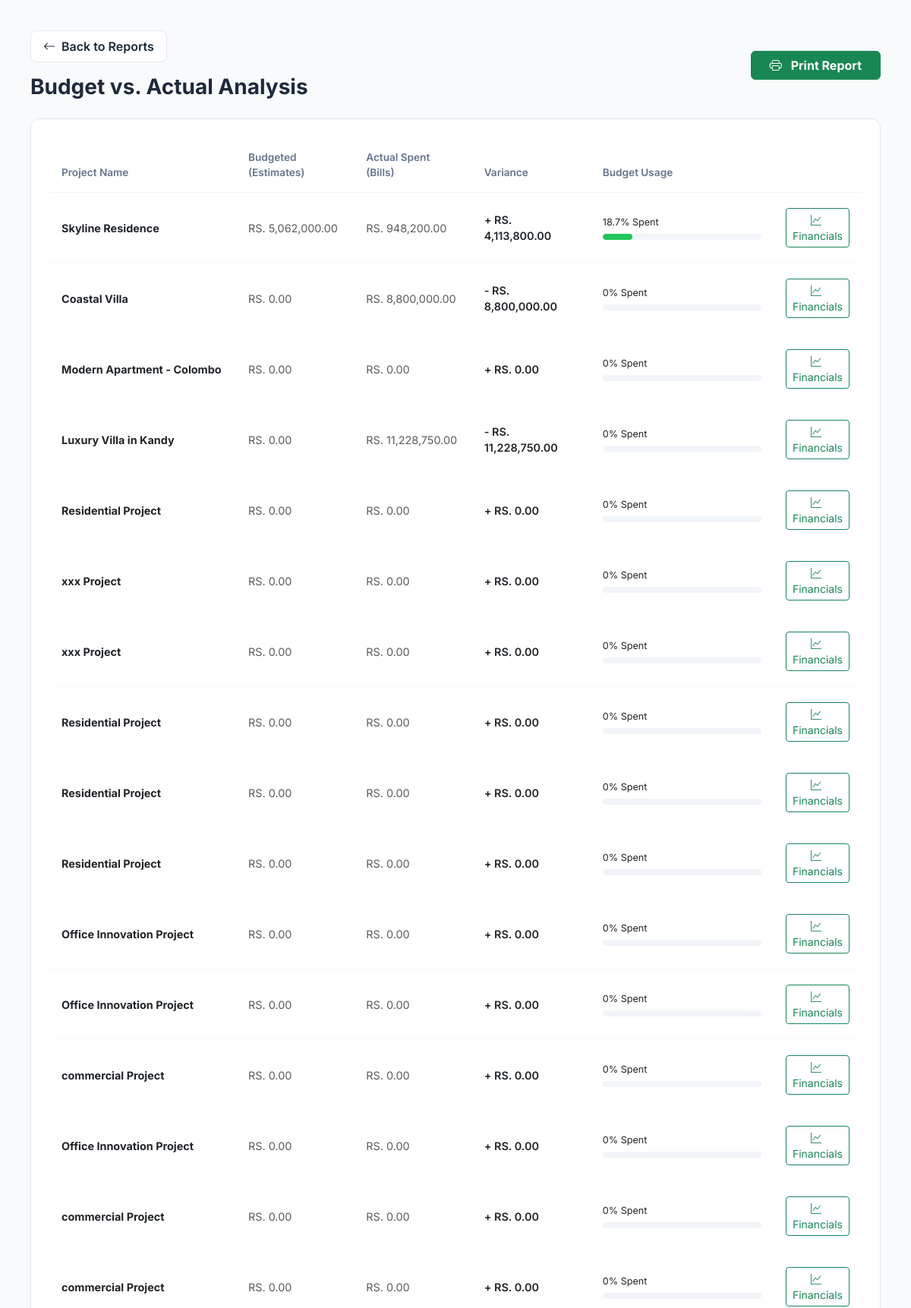
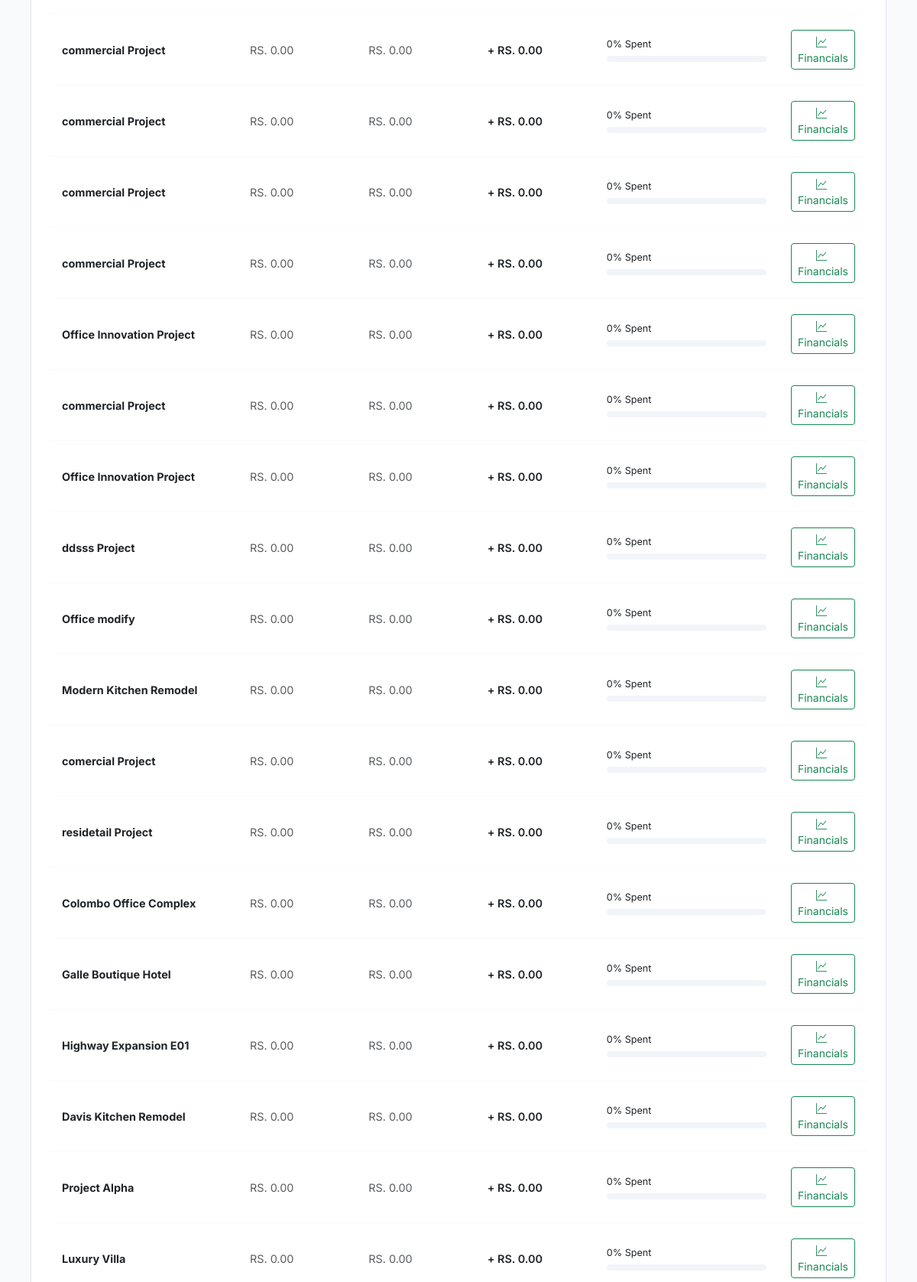
Screenshot of /features/budget_vs_actual.php (signed in, upper part) with the database file from the repository (2 pictures, top to bottom).
### tables this page shows
CREATE TABLE `projects` (
  `id` int(11) NOT NULL AUTO_INCREMENT,
  `project_name` varchar(150) NOT NULL,
  `project_code` varchar(50) NOT NULL,
  `client_id` int(11) DEFAULT NULL,
  `client_name` varchar(100) DEFAULT NULL,
  `pm_id` int(11) DEFAULT NULL,
  `budget` decimal(15,2) DEFAULT 0.00,
  `location` varchar(255) DEFAULT NULL,
  `start_date` date DEFAULT NULL,
  `end_date` date DEFAULT NULL,
  `stage` enum('Planning','Earthwork','Framing','Roofing','Finishing','Handover') DEFAULT 'Planning',
  `progress_percent` int(11) DEFAULT 0,
  `status` enum('Active','Completed','On Hold','Archived') DEFAULT 'Active',
  `thumbnail_url` varchar(255) DEFAULT NULL,
  `created_at` timestamp NOT NULL DEFAULT current_timestamp(),
  `updated_at` timestamp NOT NULL DEFAULT current_timestamp() ON UPDATE current_timestamp(),
  PRIMARY KEY (`id`),
  UNIQUE KEY `project_code` (`project_code`)
);

### features/budget_vs_actual.php (the view, shortened to what this page needs)
<?php
require_once '../db.php';
try {
    $query = "
        SELECT
            p.id,
            p.project_name,
            COALESCE(SUM(DISTINCT e.total_amount), 0) as budgeted_amount,
            (SELECT COALESCE(SUM(total_amount), 0) FROM bills WHERE project_id = p.id AND status = 'Paid') as actual_spent
        FROM projects p
        LEFT JOIN estimates e ON p.id = e.project_id AND e.status = 'Approved'
        GROUP BY p.id
    ";
    $stmt = $pdo->query($query);
    $report_data = $stmt->fetchAll(PDO::FETCH_ASSOC);
} catch (PDOException $e) {
    die("Database Error: " . $e->getMessage());
}
?>
<!DOCTYPE html>
<html lang="en">
<head>
    <link href="https://cdn.jsdelivr.net/npm/bootstrap@5.3.0/dist/css/bootstrap.min.css" rel="stylesheet">
    <link rel="stylesheet" href="https://cdn.jsdelivr.net/npm/bootstrap-icons@1.10.0/font/bootstrap-icons.css">
</head>
<body>
<div class="main-container">
    <div class="mb-4 d-flex justify-content-between align-items-center">
        <div>
            <a href="reports.php" class="btn-back mb-3"><i class="bi bi-arrow-left"></i> Back to Reports</a>
            <h1 class="h3 fw-bold mb-0">Budget vs. Actual Analysis</h1>
        </div>
        <button class="btn btn-success fw-bold px-4" onclick="window.print()"><i class="bi bi-printer me-2"></i> Print Report</button>
    </div>
    <div class="nexus-card">
        <div class="table-responsive">
            <table class="table">
                <thead>
                    <tr>
                        <th width="25%">Project Name</th>
                        <th width="15%">Budgeted (Estimates)</th>
                        <th width="15%">Actual Spent (Bills)</th>
                        <th width="15%">Variance</th>
                        <th width="25%">Budget Usage</th>
                        <th width="5%"></th>
                    </tr>
                </thead>
                <tbody>
                    <?php foreach ($report_data as $row):
                        $budget = $row['budgeted_amount'];
                        $actual = $row['actual_spent'];
                        $variance = $budget - $actual;
                        $percent = ($budget > 0) ? ($actual / $budget) * 100 : 0;
                        $barColor = ($percent > 100) ? '#dc2626' : ($percent > 85 ? '#f59e0b' : '#22c55e');
                    ?>
                    <tr>
                        <td class="fw-bold"><?= htmlspecialchars($row['project_name']) ?></td>
                        <td class="text-muted">RS. <?= number_format($budget, 2) ?></td>
                        <td class="text-muted">RS. <?= number_format($actual, 2) ?></td>
                        <td class="<?= $variance < 0 ? 'text-over' : 'text-under' ?>">
                            <?= $variance < 0 ? '-' : '+' ?> RS. <?= number_format(abs($variance), 2) ?>
                        </td>
                        <td>
                            <div class="d-flex justify-content-between small mb-1">
                                <span><?= round($percent, 1) ?>% Spent</span>
                            </div>
                            <div class="progress-nexus">
                                <div class="progress-fill" style="width: <?= min($percent, 100) ?>%; background-color: <?= $barColor ?>;"></div>
                            </div>
                        </td>
                        <td class="text-end">
                            <a href="project_financials.php?project_id=<?= $row['id'] ?>" class="btn btn-sm btn-outline-success py-1 px-2" title="View Financial Breakdown">
                                <i class="bi bi-graph-up me-1"></i> Financials
                            </a>
                        </td>
                    </tr>
                    <?php endforeach; ?>
                </tbody>
            </table>
        </div>
    </div>
</div>
</body>
</html>

### features/budget_vs_actual.php (style rules this page uses)
body { font-family: 'Inter', sans-serif; background-color: #f8fafc; color: #1e293b; }
.main-container { padding: 2.5rem; }
.nexus-card { background: #fff; border: 1px solid #e2e8f0; border-radius: 12px; padding: 1.5rem; box-shadow: 0 1px 2px rgba(0,0,0,0.03); }
.table thead th { border-bottom: 1px solid #f1f5f9; color: #64748b; font-weight: 600; font-size: 0.85rem; padding: 1rem; }
.table tbody td { padding: 1.25rem 1rem; border-bottom: 1px solid #f8fafc; font-size: 0.9rem; vertical-align: middle; }
.progress-nexus { height: 8px; background: #f1f5f9; border-radius: 10px; overflow: hidden; margin-top: 5px; }
.progress-fill { height: 100%; border-radius: 10px; transition: width 0.3s; }
.text-over { color: #dc2626; font-weight: 600; }
.text-under { color: #16a34a; font-weight: 600; }
.btn-back { background: #fff; border: 1px solid #e2e8f0; border-radius: 8px; padding: 8px 16px; font-weight: 600; color: #1e293b; text-decoration: none; display: inline-flex; align-items: center; gap: 8px; }

### rows the page displays
projects: project_name "Skyline Residence", budget "5,062,000.00", actual "948,200.00", variance "4,113,800.00", percent "18.7", min($percent, 100) 18.731726590281 (drawn)
projects: project_name "Coastal Villa", budget "0.00", actual "8,800,000.00", variance "8,800,000.00", percent "0"
projects: project_name "Modern Apartment - Colombo", budget "0.00", actual "0.00", variance "0.00", percent "0"
projects: project_name "Luxury Villa in Kandy", budget "0.00", actual "11,228,750.00", variance "11,228,750.00", percent "0"
projects: project_name "Residential Project", budget "0.00", actual "0.00", variance "0.00", percent "0"
projects: project_name "xxx Project", budget "0.00", actual "0.00", variance "0.00", percent "0"
projects: project_name "xxx Project", budget "0.00", actual "0.00", variance "0.00", percent "0"
projects: project_name "Residential Project", budget "0.00", actual "0.00", variance "0.00", percent "0"
projects: project_name "Residential Project", budget "0.00", actual "0.00", variance "0.00", percent "0"
projects: project_name "Residential Project", budget "0.00", actual "0.00", variance "0.00", percent "0"
projects: project_name "Office Innovation Project", budget "0.00", actual "0.00", variance "0.00", percent "0"
projects: project_name "Office Innovation Project", budget "0.00", actual "0.00", variance "0.00", percent "0"
projects: project_name "commercial Project", budget "0.00", actual "0.00", variance "0.00", percent "0"
projects: project_name "Office Innovation Project", budget "0.00", actual "0.00", variance "0.00", percent "0"
projects: project_name "commercial Project", budget "0.00", actual "0.00", variance "0.00", percent "0"
projects: project_name "commercial Project", budget "0.00", actual "0.00", variance "0.00", percent "0"
projects: project_name "commercial Project", budget "0.00", actual "0.00", variance "0.00", percent "0"
projects: project_name "commercial Project", budget "0.00", actual "0.00", variance "0.00", percent "0"
projects: project_name "commercial Project", budget "0.00", actual "0.00", variance "0.00", percent "0"
projects: project_name "commercial Project", budget "0.00", actual "0.00", variance "0.00", percent "0"
projects: project_name "Office Innovation Project", budget "0.00", actual "0.00", variance "0.00", percent "0"
projects: project_name "commercial Project", budget "0.00", actual "0.00", variance "0.00", percent "0"
projects: project_name "Office Innovation Project", budget "0.00", actual "0.00", variance "0.00", percent "0"
projects: project_name "ddsss Project", budget "0.00", actual "0.00", variance "0.00", percent "0"
projects: project_name "Office modify", budget "0.00", actual "0.00", variance "0.00", percent "0"
projects: project_name "Modern Kitchen Remodel", budget "0.00", actual "0.00", variance "0.00", percent "0"
projects: project_name "comercial Project", budget "0.00", actual "0.00", variance "0.00", percent "0"
projects: project_name "residetail Project", budget "0.00", actual "0.00", variance "0.00", percent "0"
projects: project_name "Colombo Office Complex", budget "0.00", actual "0.00", variance "0.00", percent "0"
projects: project_name "Galle Boutique Hotel", budget "0.00", actual "0.00", variance "0.00", percent "0"
projects: project_name "Highway Expansion E01", budget "0.00", actual "0.00", variance "0.00", percent "0"
projects: project_name "Davis Kitchen Remodel", budget "0.00", actual "0.00", variance "0.00", percent "0"
projects: project_name "Project Alpha", budget "0.00", actual "0.00", variance "0.00", percent "0"
projects: project_name "Luxury Villa", budget "0.00", actual "0.00", variance "0.00", percent "0"
